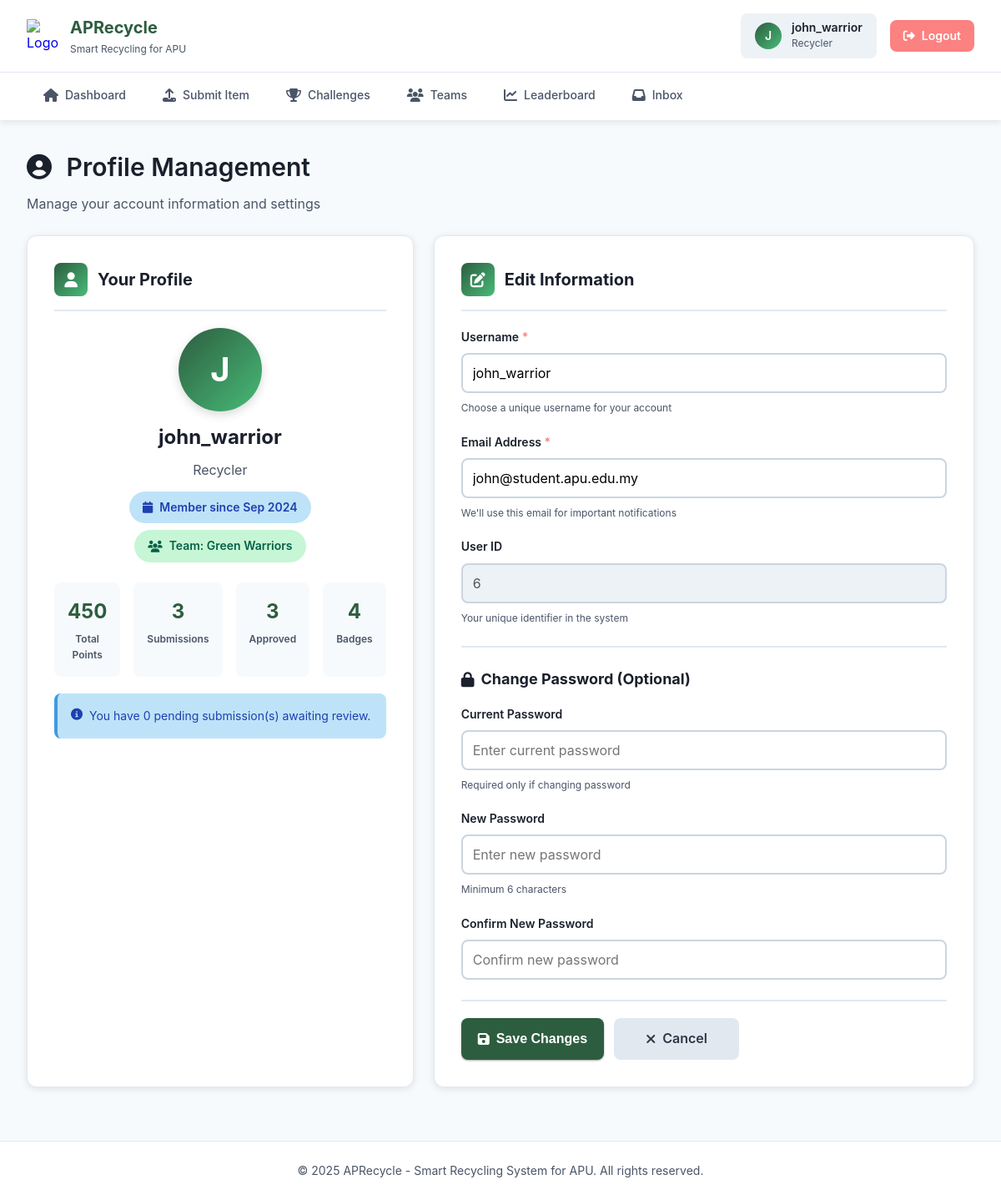
/recycler/profile.php (signed in), run on the app's committed database.
### tables this page shows
CREATE TABLE IF NOT EXISTS `user` (
  `user_id` int NOT NULL AUTO_INCREMENT,
  `username` varchar(50) NOT NULL,
  `password` varchar(255) NOT NULL,
  `email` varchar(255) NOT NULL,
  `role` varchar(20) NOT NULL,
  `qr_code` varchar(255) NOT NULL,
  `lifetime_points` int NOT NULL DEFAULT '0',
  `created_at` datetime NOT NULL DEFAULT CURRENT_TIMESTAMP,
  `team_id` int DEFAULT NULL,
  PRIMARY KEY (`user_id`),
  KEY `team_id` (`team_id`)
);

CREATE TABLE IF NOT EXISTS `team` (
  `team_id` int NOT NULL AUTO_INCREMENT,
  `team_name` varchar(100) NOT NULL,
  `description` text NOT NULL,
  `date_created` datetime NOT NULL DEFAULT CURRENT_TIMESTAMP,
  `points` int NOT NULL DEFAULT '0',
  PRIMARY KEY (`team_id`),
  UNIQUE KEY `team_name_unique` (`team_name`)
);

### recycler/profile.php (the view, shortened to what this page needs)
<?php
$user_id = $_SESSION['user_id'];
$conn = getDBConnection();
$stmt = mysqli_prepare($conn, "SELECT user_id, username, email, lifetime_points, created_at, team_id FROM user WHERE user_id = ?");
mysqli_stmt_bind_param($stmt, "i", $user_id);
mysqli_stmt_execute($stmt);
$result = mysqli_stmt_get_result($stmt);
$user = mysqli_fetch_assoc($result);
$team_name = null;
if ($user['team_id']) {
    $team_stmt = mysqli_prepare($conn, "SELECT team_name FROM team WHERE team_id = ?");
    mysqli_stmt_bind_param($team_stmt, "i", $user['team_id']);
    mysqli_stmt_execute($team_stmt);
    $team_result = mysqli_stmt_get_result($team_stmt);
    $team_data = mysqli_fetch_assoc($team_result);
    $team_name = $team_data['team_name'];
}
$stats_query = "SELECT
    COUNT(DISTINCT rs.submission_id) as total_submissions,
    COUNT(DISTINCT CASE WHEN rs.status = 'Approved' THEN rs.submission_id END) as approved_submissions,
    COUNT(DISTINCT CASE WHEN rs.status = 'Pending' THEN rs.submission_id END) as pending_submissions,
    COUNT(DISTINCT CASE WHEN rs.status = 'Rejected' THEN rs.submission_id END) as rejected_submissions,
    COUNT(DISTINCT ub.badge_id) as badges_earned
FROM user u
LEFT JOIN recycling_submission rs ON u.user_id = rs.user_id
LEFT JOIN user_badge ub ON u.user_id = ub.user_id
WHERE u.user_id = ?
GROUP BY u.user_id";
$stats_stmt = mysqli_prepare($conn, $stats_query);
mysqli_stmt_bind_param($stats_stmt, "i", $user_id);
mysqli_stmt_execute($stats_stmt);
$stats_result = mysqli_stmt_get_result($stats_stmt);
$stats = mysqli_fetch_assoc($stats_result);
include 'includes/header.php';
?>
<div class="page-header">
    <h2 class="page-title">
        <i class="fas fa-user-circle" style="margin-right: 10px;"></i>
        Profile Management
    </h2>
    <p class="page-description">Manage your account information and settings</p>
</div>
<div class="profile-container">
    <div class="profile-card">
        <div class="card-header">
            <div class="card-icon">
                <i class="fas fa-user"></i>
            </div>
            <h3 class="card-title">Your Profile</h3>
        </div>
        <div class="user-avatar-section">
            <div class="user-avatar-large">
                <?php echo strtoupper(substr($user['username'], 0, 1)); ?>
            </div>
            <div class="user-name"><?php echo htmlspecialchars($user['username']); ?></div>
            <div class="user-role">Recycler</div>
            <div class="member-badge">
                <i class="fas fa-calendar"></i>
                Member since <?php echo date('M Y', strtotime($user['created_at'])); ?>
            </div>
            <?php if ($team_name): ?>
                <br>
                <div class="team-badge">
                    <i class="fas fa-users"></i>
                    Team: <?php echo htmlspecialchars($team_name); ?>
                </div>
            <?php endif; ?>
        </div>
        <div class="stats-grid">
            <div class="stat-item">
                <div class="stat-value"><?php echo number_format($user['lifetime_points']); ?></div>
                <div class="stat-label">Total Points</div>
            </div>
            <div class="stat-item">
                <div class="stat-value"><?php echo number_format($stats['total_submissions']); ?></div>
                <div class="stat-label">Submissions</div>
            </div>
            <div class="stat-item">
                <div class="stat-value"><?php echo number_format($stats['approved_submissions']); ?></div>
                <div class="stat-label">Approved</div>
            </div>
            <div class="stat-item">
                <div class="stat-value"><?php echo number_format($stats['badges_earned']); ?></div>
                <div class="stat-label">Badges</div>
            </div>
        </div>
        <div class="info-box">
            <p>
                <i class="fas fa-info-circle"></i>
                <span>You have <?php echo $stats['pending_submissions']; ?> pending submission(s) awaiting review.</span>
            </p>
        </div>
    </div>
    <div class="profile-card">
        <div class="card-header">
            <div class="card-icon">
                <i class="fas fa-edit"></i>
            </div>
            <h3 class="card-title">Edit Information</h3>
        </div>
        <form method="POST" action="">
            <div class="form-group">
                <label for="username" class="required">Username</label>
                <input type="text"
                       id="username"
                       name="username"
                       value="<?php echo htmlspecialchars($user['username']); ?>"
                       required>
                <small>Choose a unique username for your account</small>
            </div>
            <div class="form-group">
                <label for="email" class="required">Email Address</label>
                <input type="email"
                       id="email"
                       name="email"
                       value="<?php echo htmlspecialchars($user['email']); ?>"
                       required>
                <small>We'll use this email for important notifications</small>
            </div>
            <div class="form-group">
                <label>User ID</label>
                <input type="text"
                       value="<?php echo $user['user_id']; ?>"
                       disabled>
                <small>Your unique identifier in the system</small>
            </div>
            <div class="password-section">
                <h4 class="section-title">
                    <i class="fas fa-lock"></i>
                    Change Password (Optional)
                </h4>
                <div class="form-group">
                    <label for="current_password">Current Password</label>
                    <input type="password"
                           id="current_password"
                           name="current_password"
                           placeholder="Enter current password">
                    <small>Required only if changing password</small>
                </div>
                <div class="form-group">
                    <label for="new_password">New Password</label>
                    <input type="password"
                           id="new_password"
                           name="new_password"
                           placeholder="Enter new password">
                    <small>Minimum 6 characters</small>
                </div>
                <div class="form-group">
                    <label for="confirm_password">Confirm New Password</label>
                    <input type="password"
                           id="confirm_password"
                           name="confirm_password"
                           placeholder="Confirm new password">
                </div>
            </div>
            <div class="form-actions">
                <button type="submit" class="btn btn-primary">
                    <i class="fas fa-save"></i>
                    Save Changes
                </button>
                <a href="dashboard.php" class="btn btn-secondary">
                    <i class="fas fa-times"></i>
                    Cancel
                </a>
            </div>
        </form>
    </div>
</div>
<?php
include 'includes/footer.php';
?>

### css/styles.css (style rules this page uses)
* { margin: 0; padding: 0; box-sizing: border-box; }
body { font-family: var(--font-sans); color: #2D3748; }
h2 { font-size: 1.875rem; font-weight: 600; }
h3 { font-size: 1.5rem; font-weight: 600; }
h4 { font-size: 1.25rem; font-weight: 600; }
body { font-size: 1rem; line-height: 1.6; }
small { font-size: 0.875rem; }
.btn-primary { background: var(--color-primary); color: white; padding: 0.75rem 1.5rem; border-radius: var(--radius-md); border: none; font-weight: 600; cursor: pointer; transition: all 0.3s ease; box-shadow: var(--shadow-sm); }
.btn-secondary { background: var(--color-gray-200); color: var(--color-gray-700); }
label { display: block; margin-bottom: 0.5rem; color: var(--color-gray-800); font-weight: 600; }

### css/variables.css (style rules this page uses)
:root { --color-primary: #2D5D3F; --color-primary-light: #3A7A54; --color-primary-dark: #1F4129; --color-secondary: #48BB78; --color-secondary-light: #68D391; --color-accent-blue: #4299E1; --color-accent-yellow: #FFD93D; --color-accent-brown: #8B4513; --color-white: #FFFFFF; --color-gray-50: #F7FAFC; --color-gray-100: #EDF2F7; --color-gray-200: #E2E8F0; --color-gray-300: #CBD5E0; --color-gray-400: #A0AEC0; --color-gray-500: #718096; --color-gray-600: #4A5568; --color-gray-700: #2D3748; --color-gray-800: #1A202C; --color-gray-900: #171923; --color-success: #48BB78; --color-success-light: #C6F6D5; --color-warning: #ED8936; --color-warning-light: #FEEBC8; --color-error: #FC8181; --color-error-light: #FED7D7; --color-info: #4299E1; --color-info-light: #BEE3F8; --gradient-primary: linear-gradient(135deg, #2D5D3F 0%, #48BB78 100%); --gradient-success: linear-gradient(135deg, #48BB78 0%, #38A169 100%); --gradient-badge: linear-gradient(135deg, #667eea 0%, #764ba2 100%); --shadow-sm: 0 1px 3px rgba(0,0,0,0.12), 0 1px 2px rgba(0,0,0,0.24); --shadow-md: 0 2px 8px rgba(0,0,0,0.1); --shadow-lg: 0 4px 12px rgba(0,0,0,0.15); --shadow-xl: 0 10px 40px rgba(0,0,0,0.2); --radius-sm: 4px; --radius-md: 8px; --radius-lg: 12px; --radius-xl: 16px; --radius-full: 9999px; --space-1: 0.25rem; --space-2: 0.5rem; --space-3: 0.75rem; --space-4: 1rem; --space-5: 1.25rem; --space-6: 1.5rem; --space-8: 2rem; --space-10: 2.5rem; --space-12: 3rem; --font-sans: -apple-system, BlinkMacSystemFont, 'Segoe UI', 'Roboto', 'Oxygen', 'Ubuntu', 'Cantarell', 'Fira Sans', 'Droid Sans', 'Helvetica Neue', sans-serif; --font-mono: 'SFMono-Regular', Consolas, 'Liberation Mono', Menlo, monospace; --text-xs: 0.75rem; --text-sm: 0.875rem; --text-base: 1rem; --text-lg: 1.125rem; --text-xl: 1.25rem; --text-2xl: 1.5rem; --text-3xl: 1.875rem; --text-4xl: 2.25rem; }

### recycler/includes/header.php (style rules this page uses)
body { background: var(--color-gray-50); margin: 0; padding: 0; }
.page-header { margin-bottom: var(--space-6); }
.page-title { font-size: var(--text-3xl); color: var(--color-gray-800); margin-bottom: var(--space-2); }
.page-description { color: var(--color-gray-600); font-size: var(--text-base); }

### data on the page
user: username "J", username "john_warrior", created_at "Sep 2024", lifetime_points "450", email "john@student.apu.edu.my", user_id "6"
team: team_name "Green Warriors"

### other printed values
substr($_SESSION['username'], 0, 1) "J"
$_SESSION['username'] "john_warrior"
$stats['total_submissions'] "3"
$stats['approved_submissions'] "3"
$stats['badges_earned'] "4"
$stats['pending_submissions'] "0"
